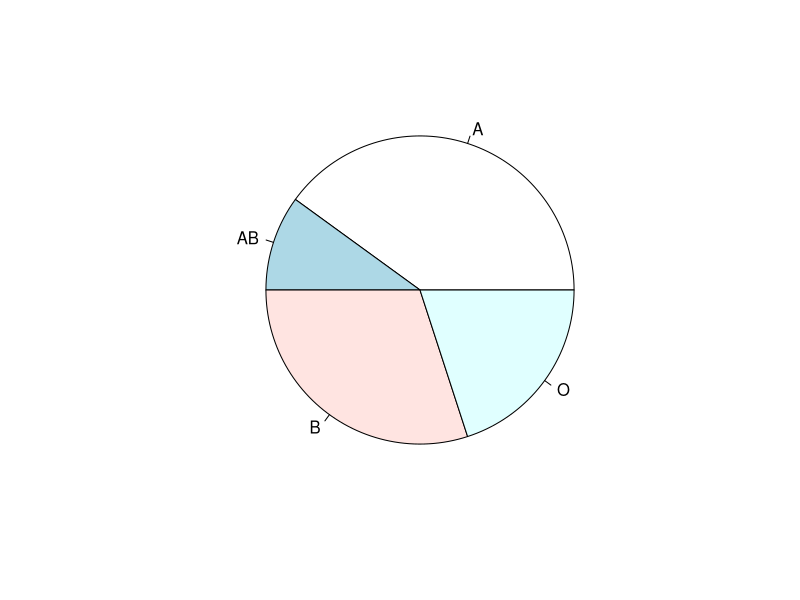
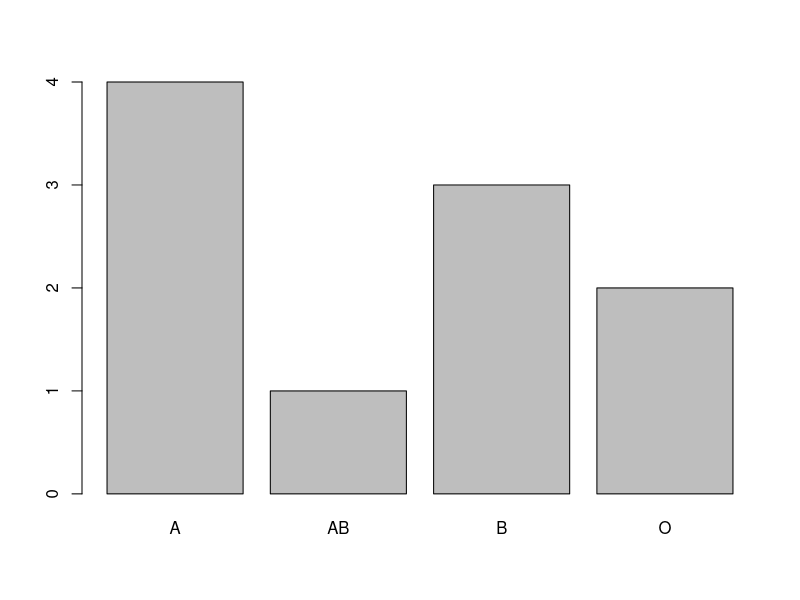
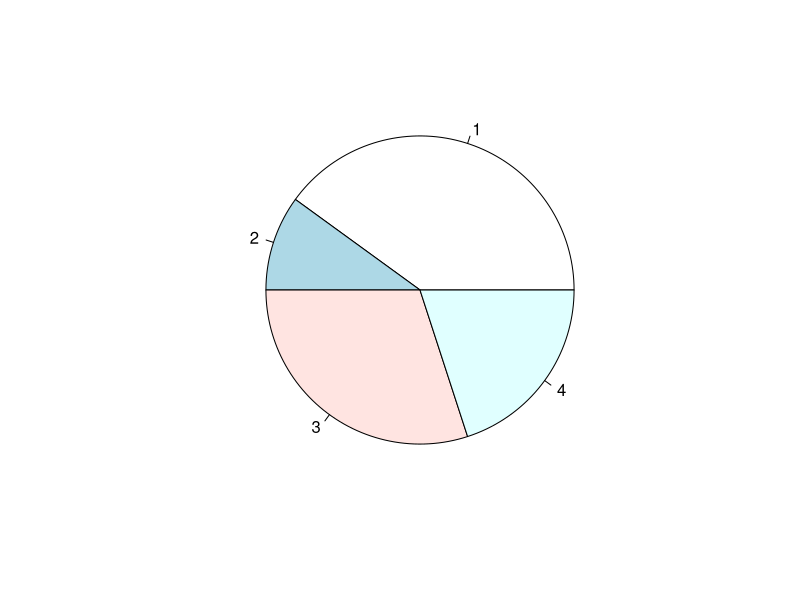
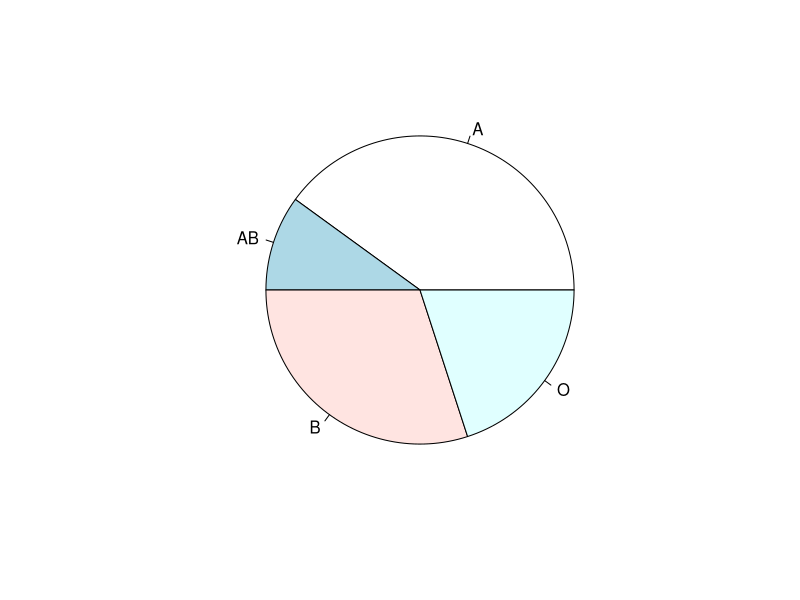
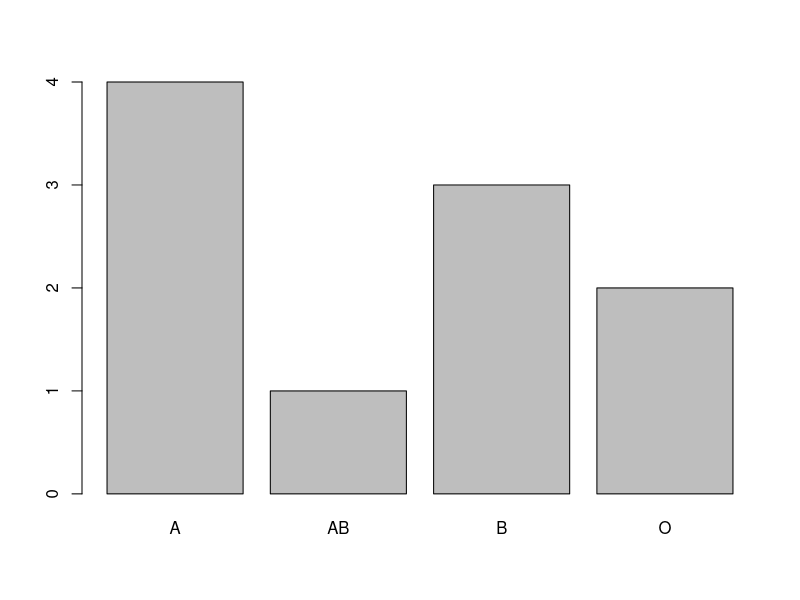
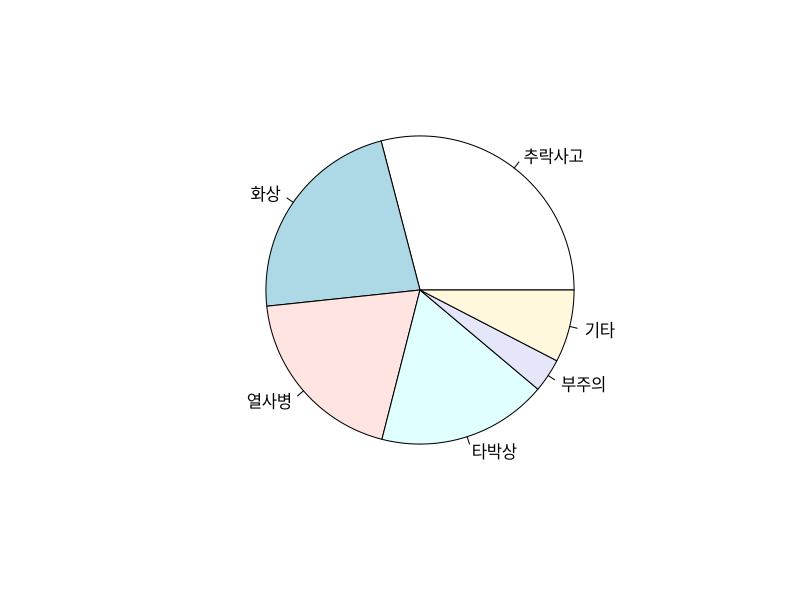
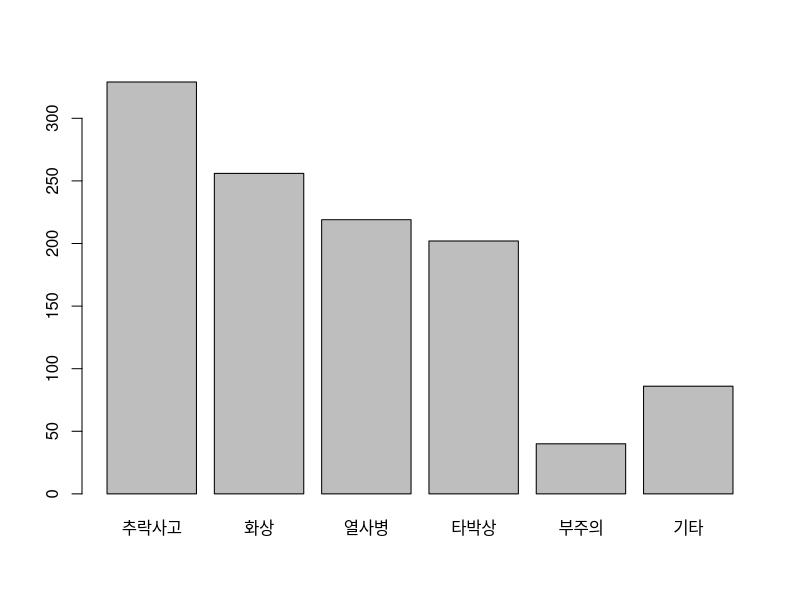
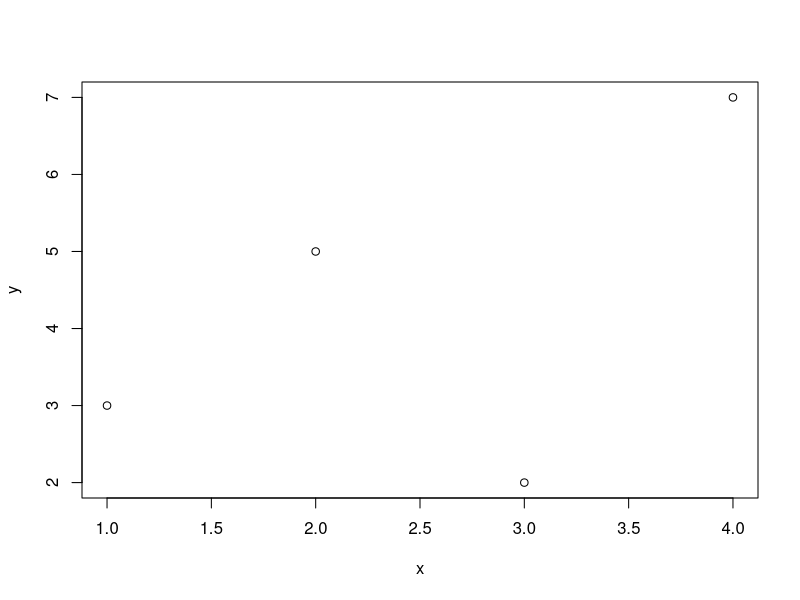

The R source for these figures, in order:


# arithmetic operations: +, -, *, /, ^ ------------------------------------
3+2
3-2
3*2
3/2
3^4

# ---------------------------------------------
# 이걸로 그룹을 나누어서 관리 가능!


# basic functions ---------------------------------------------------------
exp(1) # 자연상수e^1
log(3) # ln이 기본값.
log(exp(3))
log10(10) 


# string, 문자열 -------------------------------------------------------------
"Hello, R" 


# help (함수에 대한 정보를 얻을 수 있음)--------------------------------------------------------------------

help(log)
?log


# variables (대/소문자 구별, a letter + (letter/digit/./_))------------------------------------------------

a <- 3 # a = 3이랑 같음.
b <- 2
c <- a*b + exp(a)
c # 출력력
print(c)              

a <- "Hello, R"    
print(a)

# vectors -----------------------------------------------------------------

a <- c(2,1,6) #c = combine, 벡터 표시
b <- c(4,3,8)
c <- a+b
print(c)

d <- a*b
print(d)

e <- a/b
print(e)

a[1] # 인덱스는 1부터
a[1] <- 8
a
length(a)


# comments ----------------------------------------------------------------
a <- 3 
b <- 2
c <- 3*b - log(a)       # my value


# section - Ctrl + Shift + R / Ctrl + Alt + t -----------------------------
a <- 3 
b <- 2
c <- 3*b - log(a)       # my value

# -------------------------------------------------------------------------



# data 입력 -----------------------------------------------------------------

data1 <- c(3,21,78, 2)
data2 <- c("A", "B", "A", "O")  # 문자열은 따옴표 " " 사용하여


# frequency table ---------------------------------------------------------

blood <- c("A","B","A","B","O","AB","O","A","B","A") # 데이터
bloodfreq <- table(blood) # 도수 분포표 변환
bloodfreq
# print(bloodfreq)         Ctrl + Shift + c (주석처리)


# freq/relative freq table ------------------------------------------------
bloodfreq/length(blood) # 상대도수

# cbind = 데이터 붙이기 / 도수 + 상대도수
t2 <- cbind("도수"=bloodfreq,"상대도수"=bloodfreq/length(blood)) # matrix
print(t2)

# 참고
t3 <- matrix(c(bloodfreq, bloodfreq/length(blood)), nrow = length(bloodfreq))
rownames(t3) <- names(bloodfreq)
colnames(t3) <- c("도수", "상대도수")
print(t3)

# Rmk) 
# sum(bloodfreq)
# t2 <- list("도수"=bloodfreq,"상대도수"=bloodfreq/length(blood))
# t2 <- data.frame("도수"=bloodfreq,"상대도수"=bloodfreq/length(blood))

# 원형그래프, 막대그래프 ------------------------------------------------------------

pie(bloodfreq) # 원형그래프
barplot(bloodfreq) # 막대그래프


# 도수분포표로부터 원형그래프, 막대그래프
bloodfreq <- c(4, 1, 3, 2)
pie(bloodfreq)

# 원형 그래프 이름 변경
names(bloodfreq) <- c("A", "AB", "B", "O")
pie(bloodfreq)

# 막대 그래프 이름 변경 (종류 변경, 크기는 숫자로 표현)
barplot(bloodfreq)


# ex 2.3.2 ----------------------------------------------------------------

# 안전사고 1,132건 중
# 추락사고, 329건
# 화상, 256건
# 열사병, 219건
# 타박상, 202건
# 부주의, 40건
# 기타, 86건
# 
# 위 자료를 가지고 상대도수를 포함하는 도수분포표를 작성한 후
# 원형그래프와 막대그래프를 그려라.
data1 = c(329, 256, 219, 202, 40, 86)
data1
names(data1) <- c('추락사고', '화상', '열사병', '타박상', '부주의', '기타')
data1
pie(data1)
barplot(data1)

# plot/lines --------------------------------------------------------------

x <- c(1,2,3,4)
y <- c(3,5,2,7)
plot(x,y) # 점

# type = "l", "p", "b", "h" 
plot(x, y, type="b") # 점과 직선
plot(x, y, type="l") # 직선
plot(x, y, type="p") # 점
plot(x, y, type="h")  # 얇은 막대그래프?

plot(y, type="b") # plot(x, y, type="b")


barplot(y) # 막대그래프
lines(y, type = "b") # 도수다각형
# 막대 그래프의 중심 값이 아니라 이상하게 찍힘.

# 막대 그래프의 중심을 x에 넣어줌.
x <- barplot(y)     # note) class(x): matrix
lines(x, y, type = "b", col = "red", lwd = 2) # color = 색, lwd = 두께

# ex) pareto ----------------------------------------------------------------
# 불량의 종류: 찢어짐, 구멍뚫림, 기타, 잘못접혀짐, 크기불량, 두께불량
# 도수       : 23, 16, 4, 3, 2, 2

freq <- c(23, 16, 4, 3, 2, 2) # 수량
names(freq) <- c("찢어짐", "구멍뚫림", "기타", "잘못접혀짐", "크기불량", "두께불량") # 이름과 매칭

relfreq <- freq/sum(freq) # 상대도수
x <- barplot(relfreq, ylim=c(0,1)) # 상대도수에 대한 막대그래프 -> y의 범위 0 ~ 1
cumfreq <- cumsum(relfreq) # 누적상대도수
lines(x, cumfreq, type = "b", col="red", lwd=2) # 누적상대도수에 대한 도수다각형

# ex 2.3.5 ----------------------------------------------------------------
# 결함, 발생건수
# 차체, 72
# 보조장비, 53
# 전기, 12
# 전동장치, 8

# 엔진, 5
data <- c(72,53,12,8,5)
names(data) <- c("차체", "보조장비", "전기", "전동장치", "엔진")

reldata <- data/sum(data)
data_x <- barplot(reldata, ylim=c(0,1))
cumdata <- cumsum(reldata)
lines(data_x, cumdata, type="b", col="red", lwd=2)

# continuous data -------------------------------------------------------------


# 점도표 (dot diagram) -------------------------------------------------------

x <- c(100,120,80,95,110,100)
dotchart(x) # 점도표 -> 중복 값은 위치를 다르게 표현함.
stripchart(x) # 중복값 무시
stripchart(x,method="stack") # 중복값은 개수로 표현함.


# histogram ---------------------------------------------------------------
# data from ex 7, p. 19
data <- c(181, 161, 170, 160, 158, 169, 162, 179, 183, 178, 171, 177, 163,
          158, 160, 160, 158, 174, 160, 163, 167, 165, 163, 173, 178, 170,
          167, 177, 176, 170, 152, 158, 160, 160, 159, 180, 169, 162, 178,
          173, 173, 171, 171, 170, 160, 167, 168, 166, 164, 174, 180)

# h is a list. typeof(h)
h <- hist(data) # 히스토그램 -> 넓이의 합이 1이 아님.
h # data 히스토그램에 대한 정보
h$counts # 해당 데이터의 반복값을 출력함. = 도수 
h$breaks # 자동으로 계급값을 나누어서 출력함. #[b1, b2], (b2, b3], ..., (bn-1, bn]
h$mids # 계급의 중간값값

#total area of bars is 1.
h <- hist(data, probability = TRUE) # 확률기준으로 히스토그램을 그림. 

h$density # 각 기둥의 확률값
sum(h$density) # 모든 기둥의 확률 값의 합

# 확률값 X 계급값 (뒤 수치 - 앞 수치)
sum(h$density*(h$breaks[2:8]-h$breaks[1:7])) # 히스토그램의 넓이의 합 = 1
h$breaks[2:8]-h$breaks[1:7] # 계급값 


# histogram 2 -------------------------------------------------------------
h <- hist(c(1,2,3,4), breaks=c(1,2,3,4)) # class: [1,2], (2, 3], (3, 4]
# break : 계급구간 

# xlab = x축 이름, main = 이름 
h <- hist(c(1,1.2,2.3,2,2.4,3), breaks=c(-0.5, 0.5,1.5,2.5,3.5,4.5),xlab="mydata", main="hist")
h
lines(h$mids, h$counts,col="blue", lwd = 2) # 계급 중간값, 도수, 색깔, 두께 -> 도수다각형 

h <- hist(c(1,1.2,2.3,2,2.4,3), breaks=c(-0.5, 0.5,1.5,2.5,3.5, 4.5),xlab="mydata", main="hist", prob=T)
h
lines(h$mids, h$density,col="blue", lwd = 2) # 계급 중간값, 확률값, 색깔, 두께 -> 도수다각형 


# ex 8, histogram ---------------------------------------------------------
data <- c(181, 161, 170, 160, 158, 169, 162, 179, 183, 178, 171, 177, 163,
          158, 160, 160, 158, 174, 160, 163, 167, 165, 163, 173, 178, 170,
          167, 177, 176, 170, 152, 158, 160, 160, 159, 180, 169, 162, 178,
          173, 173, 171, 171, 170, 160, 167, 168, 166, 164, 174, 180)

min(data) # 최솟값 
max(data) # 최댓값 
range(data) # 최솟값 and 최댓값 

l <- max(data) - min(data) # 범위
n <- 7 # 계급의 개수
w <- l/n # 계급의 크기
print(w) # 4.425... -> 범위 = 5 
width <- 5

a <- 149.5 # 시작값 

edges <- seq(a, a + n*width, by = width)
# 149.5 + (5*1), 149.5 + (5*2), 149.5 + (5*3), .......
print(edges) # 149.5 154.5 159.5 164.5 169.5 174.5 179.5 184.5

h <- hist(data, breaks = edges, prob=T) # 데이터, 계급구간, 히스토그램 
lines(h$mids, h$density, col="red", lwd = 2) # 계급구간의 중간값, 확률값, 색, 두께


edges <- seq(a-width, a + (n+1)*width, by = width) # 앞귀로 계급 구간 하나씩 추가!
print(edges)

h <- hist(data, breaks = edges, prob=T)
lines(h$mids, h$density, col="red", lwd = 2)

# stem and leaf -----------------------------------------------------------

# 줄기 잎 그림 
stem(data)
stem(data, scale=0.5)


# ex. 2.5.13 --------------------------------------------------------------

# 다음은 20곳에 설치된 어떤 상품의 자판기에서 거두어들인 하루 수입을 각각 기록한
# 자료이다.
data <- c(749, 776, 813, 585, 649, 679, 760, 751, 767, 642,
          580, 681, 734, 754, 594, 654, 747, 765, 651, 760)


# (1) 계급의 개수가 5이고 각 계급의 중간값을 600,650,700,750,800으로 하여
# 도수분포표와 히스토그램을 작성하라.

l <- max(data) - min(data) # 범위
n <- 5 # 계급의 개수
w <- l/n # 계급의 크기
print(w) # 4.425... -> 범위 = 46.6
width <- 50

a <- 575 # 시작값 
edges <- seq(a, a + n*width, by = width) # by = 증가값
edges

h <- hist(data, breaks = edges, prob=T) # 데이터, 계급구간, 히스토그램 
lines(h$mids, h$density, col="red", lwd = 2) # 계급구간의 중간값, 확률값, 색, 두께


# (2) 계급의 개수가 3인고, 각 계급의 중간값을 600,700,800으로 하여 
# 도수분포표와 히스토그램을 작성하라.

l <- max(data) - min(data) # 범위
n <- 3 # 계급의 개수
w <- l/n # 계급의 크기
print(w) # 4.425... -> 범위 = 77.6
width <- 100

a <- 550 # 시작값 
edges <- seq(a, a + n*width, by = width)

h <- hist(data, breaks = edges, prob=T) # 데이터, 계급구간, 히스토그램 
lines(h$mids, h$density, col="red", lwd = 2) # 계급구간의 중간값, 확률값, 색, 두께


# (3) 위 히스토그램을 비교하라